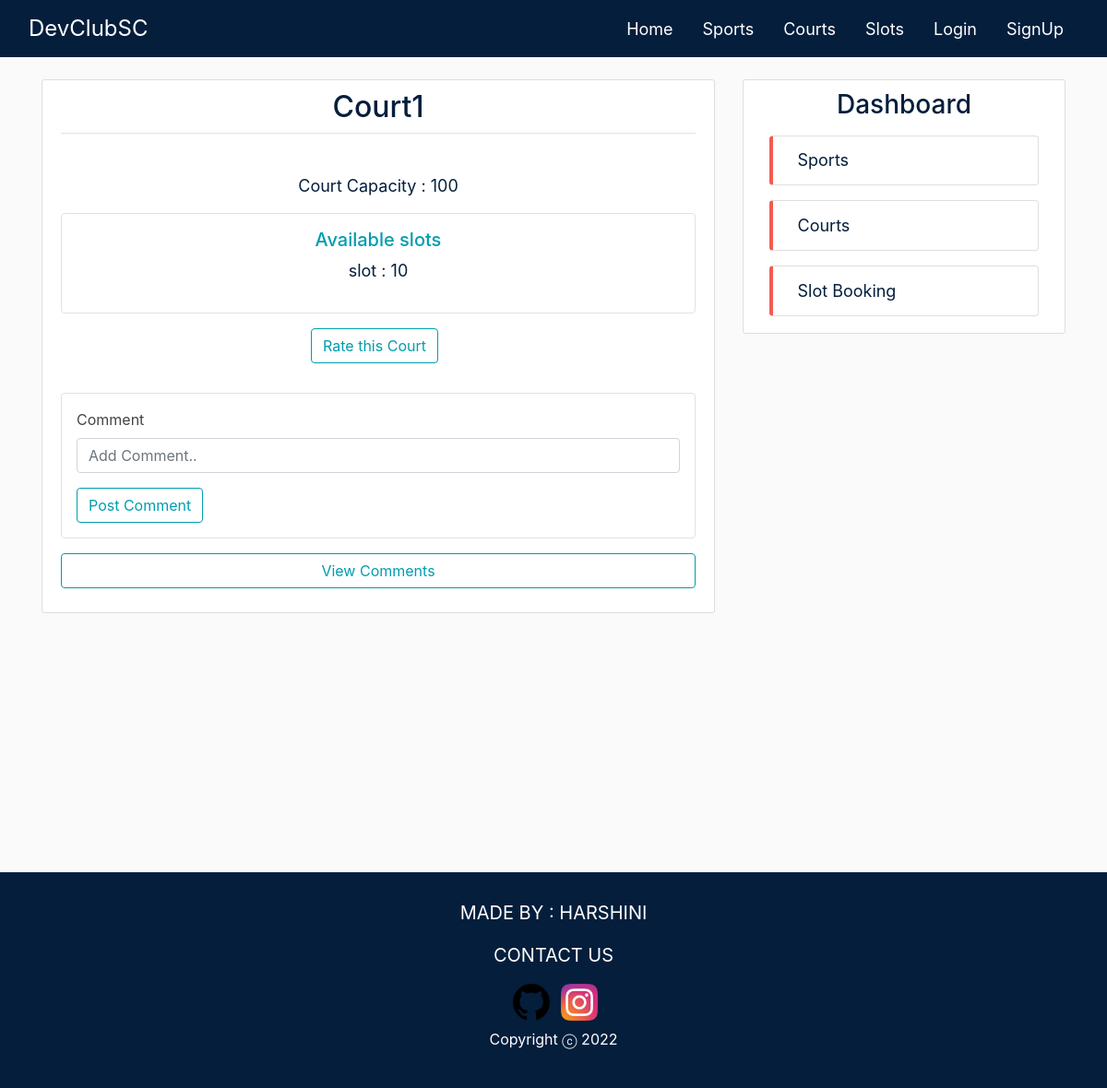
/courts/1/, run on the app's committed database.
### courts/models.py (models this page shows, shortened)
class Court(models.Model):
    name = models.CharField(max_length=100)
    capacity = models.IntegerField()

### sports/models.py (models this page shows, shortened)
class Slot(models.Model):
    sport = models.ForeignKey(Sport, on_delete=models.CASCADE, default='')
    court = models.ForeignKey(Court, on_delete=models.CASCADE, default='')
    date = models.DateField()
    start_time = models.TimeField()
    end_time = models.TimeField()

### courts/views.py (the view)
# urls.py: path('courts/<int:pk>/', CourtDetailView.as_view(), name='courts-detail'),
class CourtDetailView(DetailView):
    model = Court
    context_object_name = 'court'
    extra_context = {'staffs': Staff.objects.all(), 'slots': Slot.objects.all(), 'ratings': Rating.objects.all(),
                     'comments': UserComment.objects.all(), 'today': datetime.date.today()}

### courts/templates/courts/court_detail.html (shortened to what this page needs)
{% extends 'sports/base.html' %} {% block content %}
<article class="media content-section">
  <div class="media-body">
    <div class="article-metadata">
      <h2 class="article-title sport-detail-title">{{court.name}}</h2>
    </div>
    <p class="article-content centre-text small-text mt-3">
      Court Capacity : {{ court.capacity }}
    </p>
    <div class="row">
      <div class="col-md">
        <div class="border rounded py-3">
          <h5 class="centre-text side-header mb-2">Available slots</h5>
          {% for slot in slots %} {% if slot.court == court and slot.date == today %}
          <p class="centre-text">
            <a
              class="small-text small-a"
              href="{% url 'slots-detail' slot.id %}"
              >slot : {{ slot.id }}</a
            >
          </p>
          {% endif %} {% endfor %}
        </div>
      </div>
    </div>
    <div class="centre-text">
        <a
            class="btn btn-outline mt-3 mb-2 mr-2 trending-btn centre-text"
            href="{% url 'courts-rating' court.id %}"
            >Rate this Court</a
        >
    </div>
    <div>
      <div class="border rounded mt-4 py-3 px-3">
        <form action="{%url 'courts-comment' court.id %}" method="POST">
          <div class="form-group">
            <label for="exampleFormControlInput1">Comment</label>
            <input
              type="text"
              class="form-control"
              id="exampleFormControlInput1"
              name="comment"
              placeholder="Add Comment.."
            />
          </div>
          <button type="submit" class="btn btn-outline trending-btn">
            Post Comment
          </button>
        </form>
      </div>
      <p>
        <a class="btn btn-outline trending-btn btn-block my-3" data-toggle="collapse" href="#collapseExample" role="button" aria-expanded="false" aria-controls="collapseExample">
          View Comments
        </a>
      </p>
    </div>
  </div>
</article>
{% endblock content %}

### sports/static/sports/main.css (style rules this page uses)
body { background: #fafafa; color: #444444; padding-top: 62px; }
h1, h2, h3, h4, h5, h6 { color: #444444; }
.content-section { background: #ffffff; padding: 10px 20px; border: 1px solid #dddddd; border-radius: 3px; margin-bottom: 20px; }
.article-title { color: #041e3c; }
.article-content { white-space: pre-line; }
.article-metadata { padding-bottom: 1px; margin-bottom: 4px; border-bottom: 1px solid #e3e3e3; text-align: center; }
.btn { color:#0468d7 !important; border-color: #0468d7; }
.centre-text { text-align: center; }
.sport-detail-title { color: #041e3c; }
.side-header { color: #009DAE; }
.small-text { font-size: 18px; color: #041e3c; }
.trending-btn { color: #009DAE !important; border-color: #009DAE; background-color: #ffffff !important; }

### data on the page
Court: name "Court1", capacity "100"
Slot: id "10"
